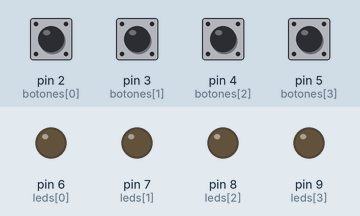
Simulated run of this sketch. Board: Arduino Uno, built with avr-gcc and run on an emulated ATmega328P. Parts: output pins drawn as LEDs (lit = HIGH). The inputs (shaded band) are chosen by the test bench; at power-on: pin 2 (botones[0]), pin 3 (botones[1]), pin 4 (botones[2]), pin 5 (botones[3]) LOW.

Above: at 1.2 s.
1.3 s: pin 2 (botones[0]) pulled HIGH for 0.15 s
At 1.37 s:
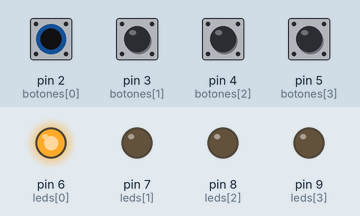
2.9 s: pin 3 (botones[1]) pulled HIGH for 0.15 s
At 2.97 s:
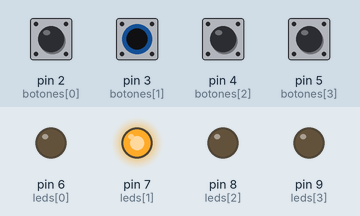
4.5 s: pin 4 (botones[2]) pulled HIGH for 0.15 s
At 4.57 s:
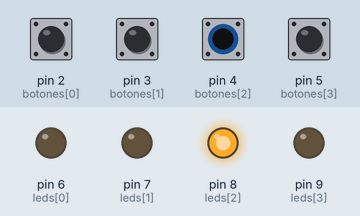
6.1 s: pin 5 (botones[3]) pulled HIGH for 0.15 s
At 6.17 s:
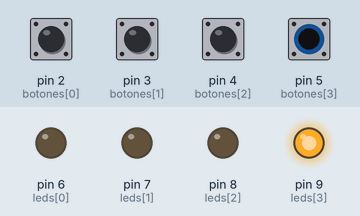
7.7 s: pin 2 (botones[0]) driven HIGH and pin 3 (botones[1]) driven HIGH
At 8.7 s:
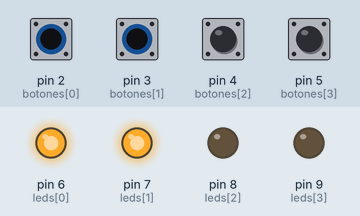
9.2 s: pin 4 (botones[2]) pulled HIGH for 1 s
At 9.8 s:
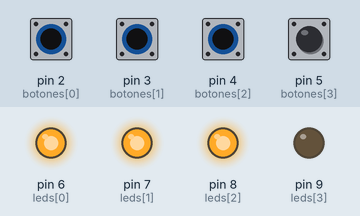
Timing chart, 0 to 12.2 s (numbered marks = the images above; inputs shaded):
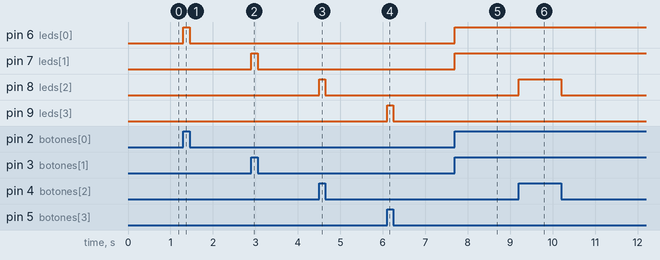

The sketch:

programa_3.ino
```cpp
const int botones[] = {2, 3, 4, 5};  // Pines de los botones
const int leds[] = {6, 7, 8, 9};     // Pines de los LEDs
const int numBotones = 4;

void setup() {
    for (int i = 0; i < numBotones; i++) {
        pinMode(botones[i], INPUT);   // Botones como entradas
        pinMode(leds[i], OUTPUT);     // LEDs como salidas
    }
}

void loop() {
    for (int i = 0; i < numBotones; i++) {
        if (digitalRead(botones[i]) == HIGH) {
            digitalWrite(leds[i], HIGH);  // Enciende el LED correspondiente
        } else {
            digitalWrite(leds[i], LOW);   // Apaga el LED si no se presiona el botón
        }
    }
}
```

Measured:
- after the input at 1.3 s, pin 6 (leds[0]): LOW → HIGH at once, → LOW 0.15 s later
- after the input at 2.9 s, pin 7 (leds[1]): LOW → HIGH at once, → LOW 0.15 s later
- after the input at 4.5 s, pin 8 (leds[2]): LOW → HIGH at once, → LOW 0.15 s later
- after the input at 6.1 s, pin 9 (leds[3]): LOW → HIGH at once, → LOW 0.15 s later
- after the input at 7.7 s, pin 6 (leds[0]), pin 7 (leds[1]): LOW → HIGH at once
- after the input at 9.2 s, pin 8 (leds[2]): LOW → HIGH at once, → LOW 1.0 s later
